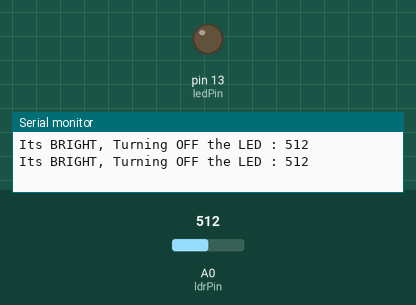
Bench run of a sketch on a simulated Arduino Uno, built with avr-gcc and run on an emulated ATmega328P. Shown: output pins drawn as LEDs (lit = HIGH), the last lines printed to the serial monitor. The inputs (shaded band) are chosen by the test bench; at power-on: A0 (ldrPin) = 512.

Above: at 1.8 s.
1.9 s: A0 (ldrPin) set to 135
3.4 s: A0 (ldrPin) set to 118
At 5.2 s:
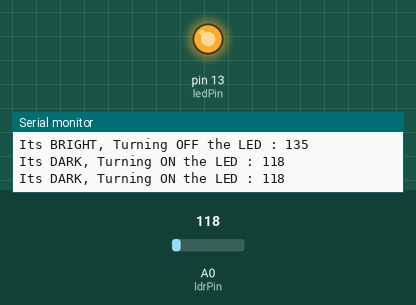
5.5 s: A0 (ldrPin) set to 137
At 6.9 s:
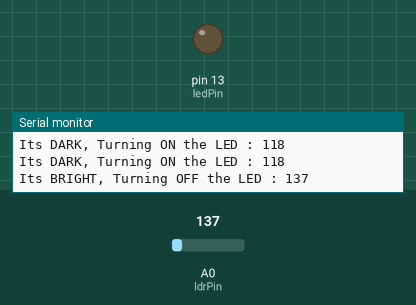
7.5 s: A0 (ldrPin) set to 122
At 8.5 s:
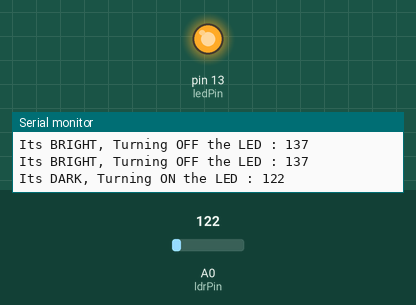
Timing chart, 0 to 10.5 s (numbered marks = the images above; inputs shaded):
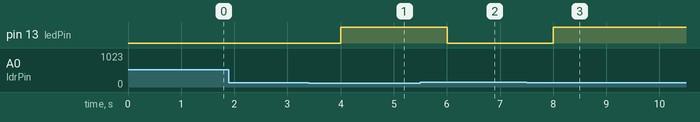

The sketch:

LDR.ino
```cpp
const int ledPin = 13; //pin at which LED is connected
const int ldrPin = A0; //pin at which LDR is connected
int threshold = 127;
void setup()
{
  Serial.begin(9600);
  pinMode(ledPin, OUTPUT); //Make LED pin as output
  pinMode(ldrPin, INPUT); //Make LDR pin as input
}
void loop()
{
  //analogWrite(9,(1023-analogRead(ldrPin)));
  //delay(100);
  int ldrStatus = analogRead(ldrPin); //saving the analog values received from LDR into "ldrStatus" variable
  if (ldrStatus <= threshold) //set the threshold value below at which the LED will turn on
  {               //you can check in the serial monior to get approprite value for your LDR
    digitalWrite(ledPin, HIGH);  //Turing LED ON
    Serial.print("Its DARK, Turning ON the LED : ");
      Serial.println(ldrStatus);
    delay(1000);
  }
  else
  {
    digitalWrite(ledPin, LOW); //Turing OFF the LED
    Serial.print("Its BRIGHT, Turning OFF the LED : ");
    Serial.println(ldrStatus);
    delay(1000);
  }
}
```

Measured:
- the behaviour switches between 128 and 127 on A0 (ldrPin) (found by bisection; images 0 and 1)
- after the input at 3.4 s, pin 13 (ledPin): LOW → HIGH after 0.60 s
- after the input at 5.5 s, pin 13 (ledPin): HIGH → LOW after 0.50 s
- after the input at 7.5 s, pin 13 (ledPin): LOW → HIGH after 0.50 s
